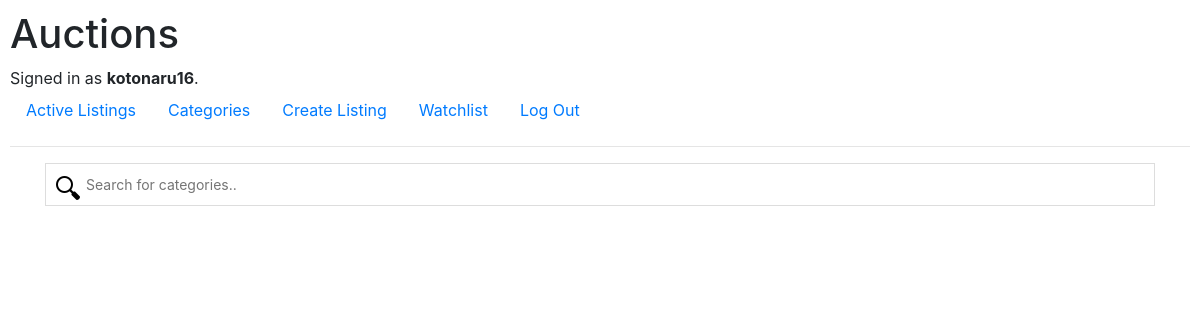
The page /categories/ (signed in) on the database as committed earlier.
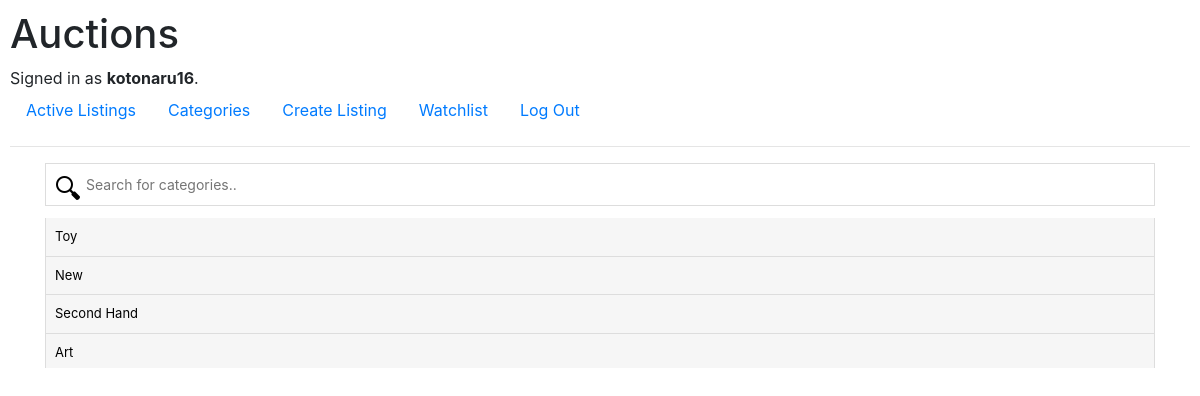
The same page on the database as committed later.
### auctions/models.py (models this page shows, shortened)
class User(AbstractUser):
    pass

class Category(models.Model):
    name = models.CharField(max_length=64)

### auctions/views.py (the view)
# urls.py: path("categories/", views.categories, name="categories"),
def categories(request, category_pk=0):
    categories = Category.objects.all()
    results = []
    category = None
    if category_pk > 0:
        category = Category.objects.get(pk=category_pk)
        results = category.auction.filter(active=True)
    return render(request, "auctions/categories.html", {
        "categories": categories,
        "search": category,
        "results": results
    })

### auctions/templates/auctions/categories.html (shortened to what this page needs)
{% extends "auctions/layout.html" %}
{% block body %}
  <div class="container">
    <input type="text" id="myInput" onkeyup="myFunction()" placeholder="Search for categories..">
    <nav>
      <ul id="myUL">
        {% for category in categories %}
        <li><a href="{% url 'categories' category.pk %}">{{ category.name }}</a></li>
        {% endfor %}
      </ul>
    </nav>
  </div>
{% endblock %}

### auctions/templates/auctions/layout.html (shortened to what this page needs)
{% load static %}
<!DOCTYPE html>
<html lang="en">
    <head>
        <link rel="stylesheet" href="https://stackpath.bootstrapcdn.com/bootstrap/4.4.1/css/bootstrap.min.css">
        <link href="{% static 'auctions/styles.css' %}" rel="stylesheet">
    </head>
    <body>
        <h1>Auctions</h1>
        <div>
            {% if user.is_authenticated %}
                Signed in as <strong>{{ user.username }}</strong>.
            {% else %}
                Not signed in.
            {% endif %}
        </div>
        <ul class="nav">
            <li class="nav-item">
                <a class="nav-link" href="{% url 'index' %}">Active Listings</a>
            </li>
            <li class="nav-item">
                <a class="nav-link" href="{% url 'categories' %}">Categories</a>
            </li>
            {% if user.is_authenticated %}
                <li class="nav-item">
                    <a class="nav-link" href="{% url 'createlist' %}">Create Listing</a>
                </li>
                <li class="nav-item">
                    <a class="nav-link" href="{% url 'watchlist' %}">Watchlist</a>
                </li>
                <li class="nav-item">
                    <a class="nav-link" href="{% url 'logout' %}">Log Out</a>
                </li>
            {% endif %}
        </ul>
        <hr>
        {% block body %}
        {% endblock %}
    </body>
</html>

### auctions/static/auctions/styles.css (style rules this page uses)
body { padding: 10px; }

### auctions/templates/auctions/categories.html (style rules this page uses)
#myInput { background-image: url('/static/auctions/search_icon.png'); background-position: 10px 12px; background-repeat: no-repeat; width: 100%; font-size: 14px; padding: 10px 20px 10px 40px; border: 1px solid #ddd; margin-bottom: 12px; }
#myUL { list-style-type: none; padding: 0; margin: 0; }
#myUL li a { border: 1px solid #ddd; margin-top: -1px; background-color: #f6f6f6; padding: 9px; text-decoration: none; font-size: 13px; color: black; display: block; }
nav ul { height:150px; width:100%; overflow:hidden; overflow-y:scroll; }

Rows that differ between the two databases and show on the page:
added Category: name "Toy"
added Category: name "New"
added Category: name "Second Hand"
added Category: name "Art"
